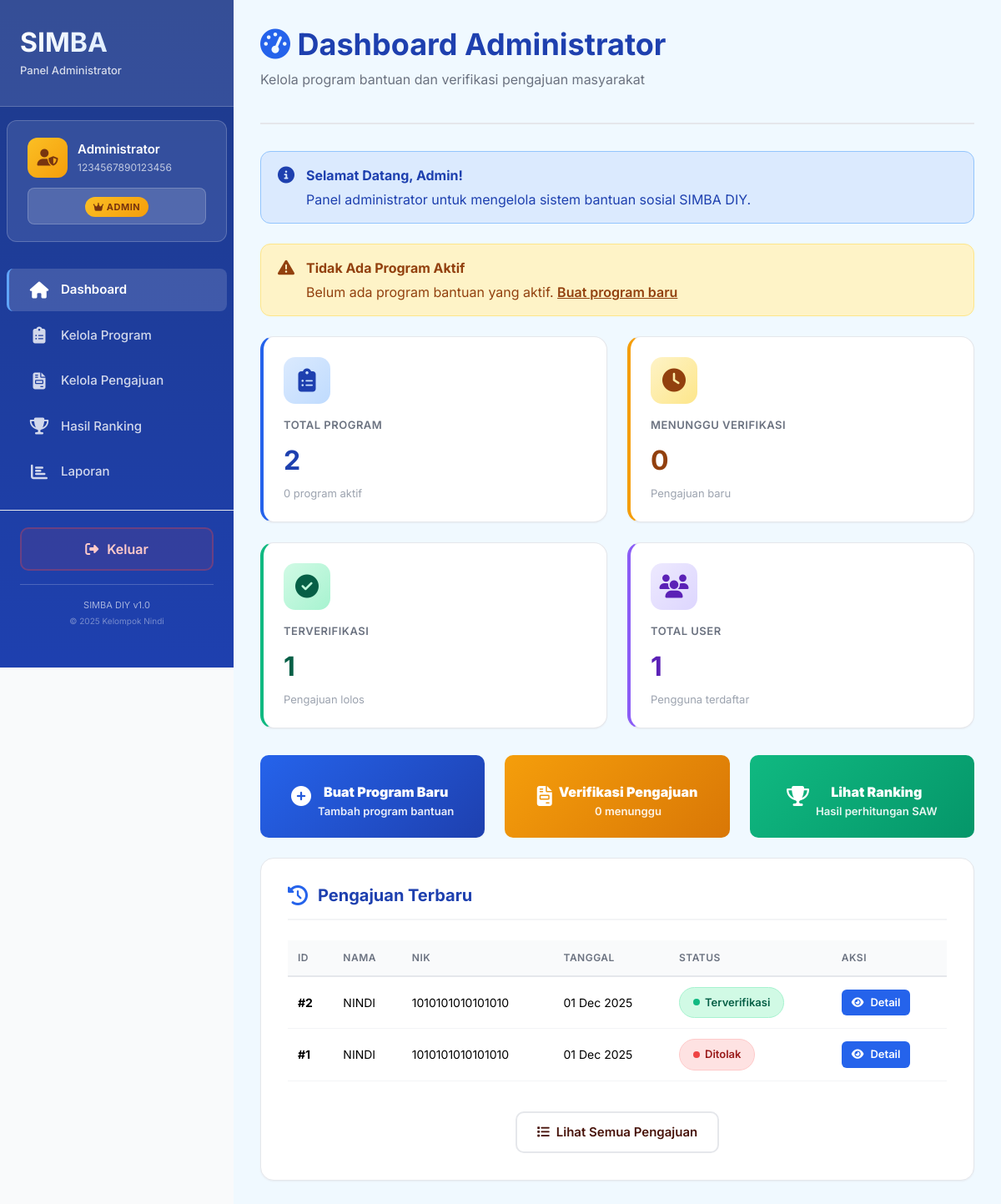
The app's page /admin/index.php (signed in), older data.
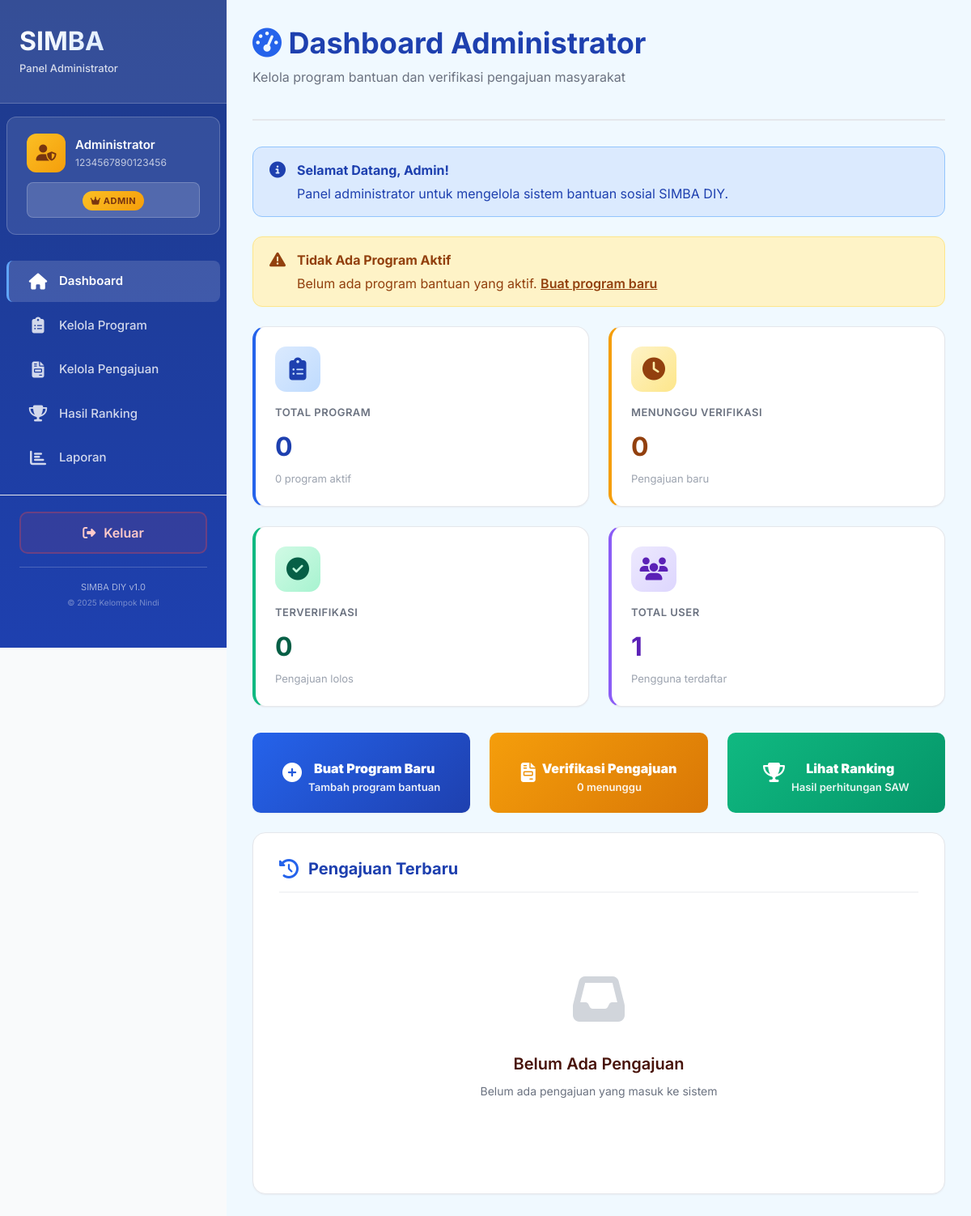
The same page, newer data.
### tables this page shows
CREATE TABLE `pengajuan` (
  `id` int(11) NOT NULL,
  `id_user` int(11) NOT NULL COMMENT 'Foreign key ke tabel user',
  `id_program` int(11) DEFAULT NULL COMMENT 'Foreign key ke program bantuan',
  `nik` varchar(16) NOT NULL COMMENT 'NIK pemohon',
  `no_kk` varchar(16) NOT NULL COMMENT 'Nomor Kartu Keluarga',
  `nama_lengkap` varchar(255) NOT NULL COMMENT 'Nama lengkap pemohon',
  `alamat` text NOT NULL COMMENT 'Alamat lengkap',
  `no_hp` varchar(15) NOT NULL COMMENT 'Nomor HP yang bisa dihubungi',
  `gaji` decimal(15,2) NOT NULL COMMENT 'Penghasilan per bulan (nilai tengah range)',
  `status_rumah` varchar(50) NOT NULL COMMENT 'Kepemilikan rumah: Sewa, Keluarga, Pribadi',
  `daya_listrik` varchar(50) NOT NULL COMMENT 'Kelistrikan: Menumpang, Pribadi 450 Watt, dst',
  `pengeluaran` decimal(15,2) NOT NULL COMMENT 'Pengeluaran per bulan (nilai tengah range)',
  `jml_keluarga` int(11) NOT NULL COMMENT 'Jumlah anggota keluarga (nilai representatif)',
  `jml_anak_sekolah` int(11) NOT NULL COMMENT 'Jumlah anak usia sekolah (5-18 tahun)',
  `status` enum('Menunggu Verifikasi','Sedang Diverifikasi','Terverifikasi','Ditolak') NOT NULL DEFAULT 'Menunggu Verifikasi' COMMENT 'Status pengajuan',
  `tanggal_dibuat` timestamp NOT NULL DEFAULT current_timestamp() COMMENT 'Waktu pengajuan dibuat'
);

### admin/index.php (the view, shortened to what the changed rows need)
<?php
$connection = getConnection();
$stats = [];
$result = $connection->query("SELECT COUNT(*) as total FROM program_bantuan");
$stats['total_program'] = $result->fetch_assoc()['total'];
$result = $connection->query("SELECT COUNT(*) as total FROM program_bantuan WHERE status = 'Aktif'");
$stats['program_aktif'] = $result->fetch_assoc()['total'];
$result = $connection->query("SELECT COUNT(*) as total FROM pengajuan");
$stats['total_pengajuan'] = $result->fetch_assoc()['total'];
$result = $connection->query("SELECT COUNT(*) as total FROM pengajuan WHERE status = 'Menunggu Verifikasi'");
$stats['menunggu_verifikasi'] = $result->fetch_assoc()['total'];
$result = $connection->query("SELECT COUNT(*) as total FROM pengajuan WHERE status = 'Terverifikasi'");
$stats['terverifikasi'] = $result->fetch_assoc()['total'];
$result = $connection->query("SELECT COUNT(*) as total FROM user WHERE role = 'user'");
$stats['total_user'] = $result->fetch_assoc()['total'];
$recentSubmissions = $connection->query("
    SELECT p.*, u.nama as nama_user
    FROM pengajuan p
    JOIN user u ON p.id_user = u.id
    ORDER BY p.tanggal_dibuat DESC
    LIMIT 5
")->fetch_all(MYSQLI_ASSOC);
?>
<!DOCTYPE html>
<html lang="id">
<head>
    <link rel="stylesheet" href="https://cdnjs.cloudflare.com/ajax/libs/font-awesome/6.5.2/css/all.min.css">
    <link href="https://cdn.jsdelivr.net/npm/bootstrap@5.3.5/dist/css/bootstrap.min.css" rel="stylesheet">
    <link rel="stylesheet" href="../css/style.css">
</head>
<body>
    <div class="dashboard-wrapper">
        <?php include('../templates/admin_sidebar.php'); ?>
        <div class="main-content" style="background-color: #f0f9ff;">
            <div class="page-header">
                <h1 class="page-title" style="color: #1e40af;">
                    <i class="fas fa-tachometer-alt" style="color: #2563eb;"></i> Dashboard Administrator
                </h1>
            </div>
            <div class="dashboard-cards">
                <div class="dashboard-card" style="border-left: 4px solid #2563eb;">
                    <div class="card-icon" style="background: linear-gradient(135deg, #dbeafe 0%, #bfdbfe 100%); color: #1e40af;">
                        <i class="fas fa-clipboard-list"></i>
                    </div>
                    <div class="card-title">Total Program</div>
                    <div class="card-value" style="color: #1e40af;"><?php echo $stats['total_program']; ?></div>
                    <div class="card-description"><?php echo $stats['program_aktif']; ?> program aktif</div>
                </div>
                <div class="dashboard-card" style="border-left: 4px solid #10b981;">
                    <div class="card-icon" style="background: linear-gradient(135deg, #d1fae5 0%, #a7f3d0 100%); color: #065f46;">
                        <i class="fas fa-check-circle"></i>
                    </div>
                    <div class="card-title">Terverifikasi</div>
                    <div class="card-value" style="color: #065f46;"><?php echo $stats['terverifikasi']; ?></div>
                    <div class="card-description">Pengajuan lolos</div>
                </div>
            </div>
            <div class="form-card">
                <h2 class="form-section-title" style="color: #1e40af;">
                    <i class="fas fa-history" style="color: #2563eb;"></i> Pengajuan Terbaru
                </h2>
                <?php if (empty($recentSubmissions)): ?>
                    <div class="empty-state">
                        <div class="empty-state-icon">
                            <i class="fas fa-inbox"></i>
                        </div>
                        <div class="empty-state-title">Belum Ada Pengajuan</div>
                        <div class="empty-state-description">Belum ada pengajuan yang masuk ke sistem</div>
                    </div>
                <?php else: ?>
                    <div class="table-responsive">
                        <table class="table">
                            <thead>
                                <tr>
                                    <th>ID</th>
                                    <th>Nama</th>
                                    <th>NIK</th>
                                    <th>Tanggal</th>
                                    <th>Status</th>
                                    <th>Aksi</th>
                                </tr>
                            </thead>
                            <tbody>
                                <?php foreach ($recentSubmissions as $sub): ?>
                                    <tr>
                                        <td><strong>#<?php echo $sub['id']; ?></strong></td>
                                        <td><?php echo htmlspecialchars($sub['nama_lengkap']); ?></td>
                                        <td><?php echo $sub['nik']; ?></td>
                                        <td><?php echo date('d M Y', strtotime($sub['tanggal_dibuat'])); ?></td>
                                        <td>
                                            <span class="status-badge status-<?php echo strtolower(str_replace(' ', '', $sub['status'])); ?>">
                                                <?php echo $sub['status']; ?>
                                            </span>
                                        </td>
                                        <td>
                                            <a href="manage_submissions.php?id=<?php echo $sub['id']; ?>" class="btn btn-sm" style="background-color: #2563eb; color: white; padding: 6px 12px; border-radius: 6px; font-size: 13px;">
                                                <i class="fas fa-eye"></i> Detail
                                            </a>
                                        </td>
                                    </tr>
                                <?php endforeach; ?>
                            </tbody>
                        </table>
                    </div>
                    <div style="text-align: center; margin-top: 20px;">
                        <a href="manage_submissions.php" class="btn btn-secondary">
                            <i class="fas fa-list"></i> Lihat Semua Pengajuan
                        </a>
                    </div>
                <?php endif; ?>
            </div>
        </div>
    </div>
</body>
</html>

Row changes from the older to the newer data that the page shows:
removed pengajuan: id "2", nama_lengkap "NINDI", nik "1010101010101010", tanggal_dibuat "01 Dec 2025", status "Terverifikasi"
removed pengajuan: id "1", nama_lengkap "NINDI", nik "1010101010101010", tanggal_dibuat "01 Dec 2025", status "Ditolak"
Text that changed along with them:
$stats['total_program']: "2" → "0"
$stats['terverifikasi']: "1" → "0"
text no longer shown: "ID NAMA NIK TANGGAL STATUS AKSI Lihat Semua Pengajuan"
text now shown: "Belum Ada Pengajuan Belum ada pengajuan yang masuk ke sistem"
